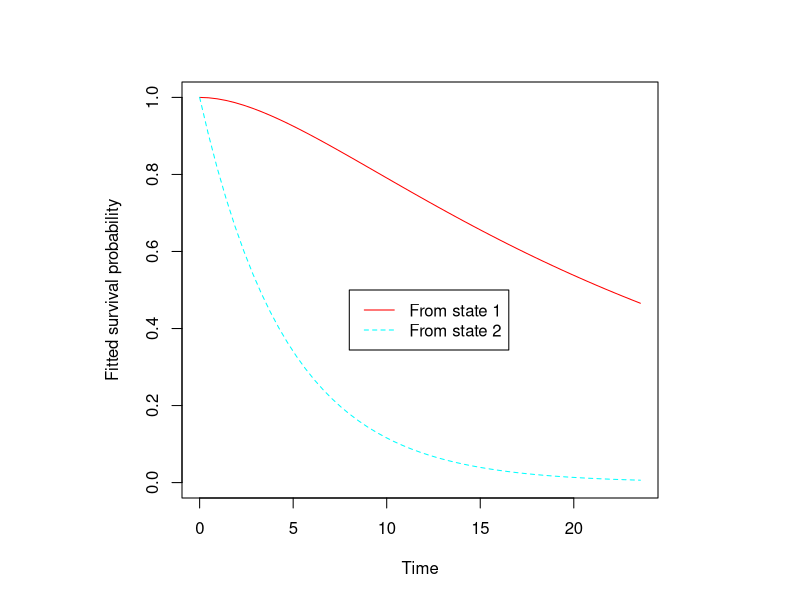
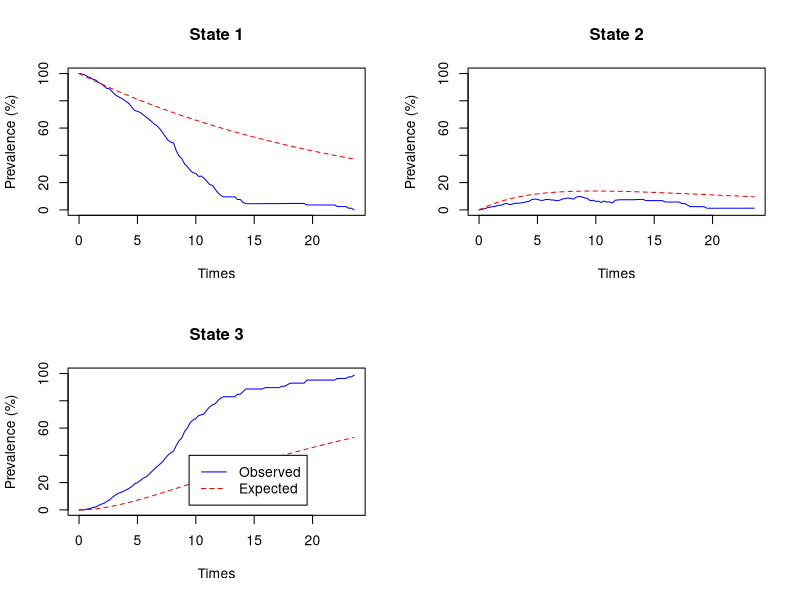
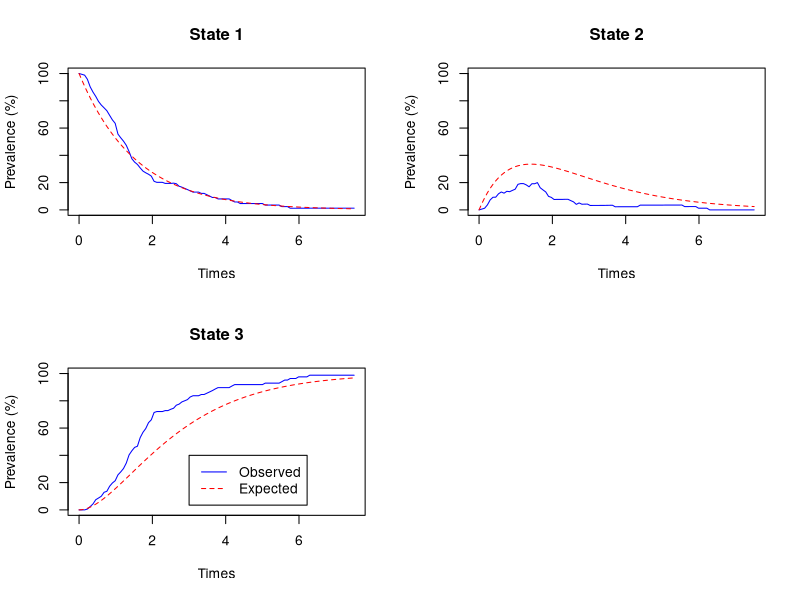
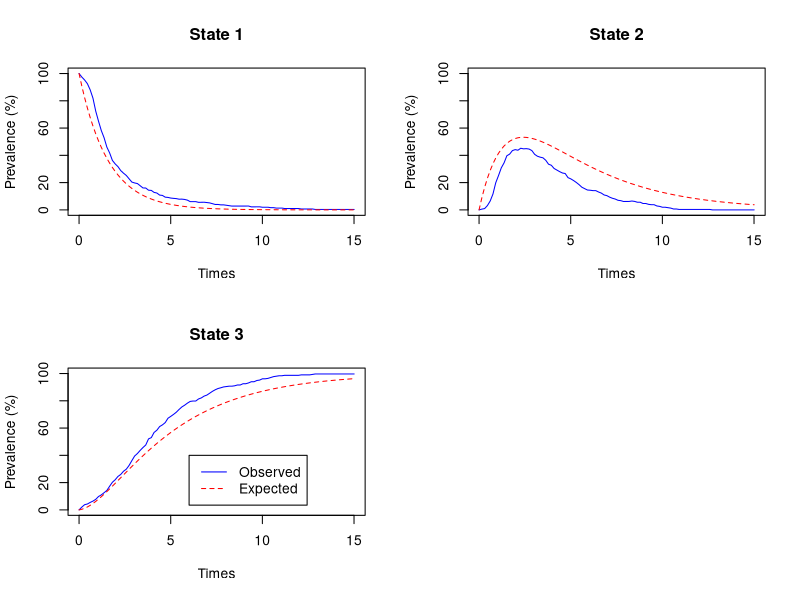
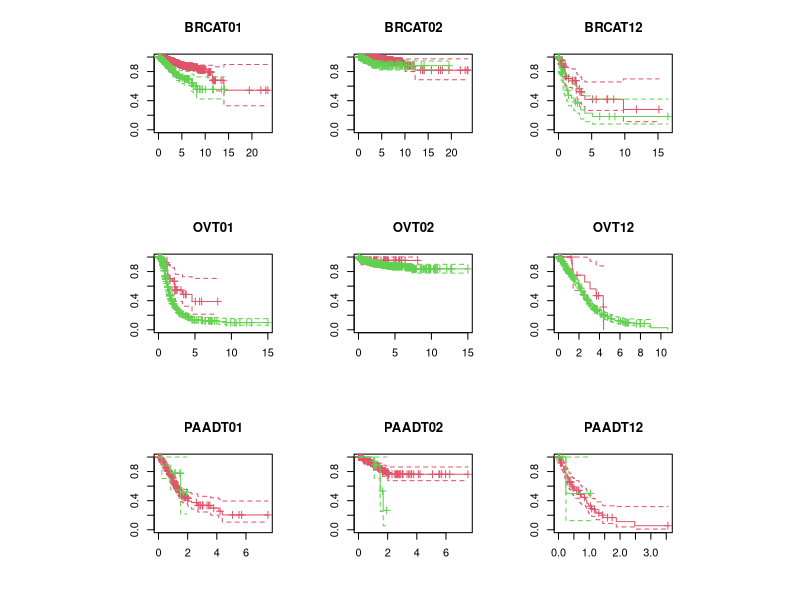

These figures' R source, in order:
## ---- chunk 1
knitr::opts_chunk$set(collapse=TRUE, comment = "#>", fig.width=9, fig.height=6, eval=TRUE, echo=TRUE, results="verbatim")
## ---- chunk 2
library(tidyverse)
library(msm)
library(survival)
#Import les données
data <- read.csv("data/TCGA-CDR_data.csv")
# Creation de donnee simule
covar_sim <- sample(c(0,1),1000,replace=TRUE)
covar <-  sample(c(0,1),11160,replace=TRUE)

#convert qq colonnes en numerique depuis les facteurs.
data$DSS.time <- as.numeric(as.character(data$DSS.time))
data$DSS <- as.numeric(as.character(data$DSS))
data$PFI.time <- as.numeric(as.character(data$PFI.time))
data$PFI <- as.numeric(as.character(data$PFI))

# Chqnge les valeurs de DSS.time et PFI.time au NA, (Car pas de sens un temps 0)
# ou si PFI.time est plus grand que DSS.time car aussi pas de sens.  
data$DSS.time[data$DSS.time==0] <- NA #enlever les suivis nuls
data$PFI.time[data$PFI.time==0] <- NA #enlever les suivis nuls
data$DSS.time[data$PFI.time > data$DSS.time] <- NA
data$PFI.time[data$PFI.time > data$DSS.time] <- NA


# Creation de colonnes pour la création de dataframe de matrice de transition
pfiNotDead.time <- data$PFI.time/365.25
pfiNotDead <- data$PFI
pfiNotDead[data$PFI.time==data$DSS.time] <- 0
dssDirect.time <- data$DSS.time/365.25
dssDirect <- data$DSS
dssDirect[!data$PFI.time==data$DSS.time] <- 0
dssRelapse.time <- (data$DSS.time-data$PFI.time)/365.25
dssRelapse.time[pfiNotDead==0] <- 0
dssRelapse <- data$DSS
dssRelapse[data$PFI.time==data$DSS.time] <- 0


# Recode les levels du stage du tumeur pour avoir moins de niveau.  
# Fait qu'il y a seulement stage 1/2, 3/4 et NA; ou 1/2, 3/4, autre et NA  
stage <- as.factor(data$ajcc_pathologic_tumor_stage)
levels(stage) <- c("NA","NA","NA","NA","I - II","I - II","other","I - II","I - II","I - II","I - II","I - II","I - II","I - II","III - IV","III - IV","III - IV","III - IV","III - IV","III - IV","III - IV","III - IV","other")
stageBis <- as.factor(data$clinical_stage)
levels(stageBis) <- c("NA","NA","NA","I - II","I - II","I - II","III - IV","III - IV","III - IV",rep("I - II",14),rep("III - IV",6),"I - II",rep("III - IV",4))
stage <- sapply(1:length(stage),function(i){
  if(stage[i]=="NA") return(stageBis[i])
  else return(stage[i])
})

# Creation d'un nouveau dataframe plus petit et facile a manipuler.  
df_new <- data.frame("Patient"=data$X,
                     "DSS"=data$DSS,"DSS.time"=data$DSS.time/365.25,
                     "PFI"=data$PFI,"PFI.time"=data$PFI.time/365.25,
                     "T01"=pfiNotDead,"T01.time"=pfiNotDead.time,
                     "T02"=dssDirect,"T02.time"=dssDirect.time,
                     "T12"=dssRelapse,"T12.time"=dssRelapse.time,
                     stage,"var_nulle"=as.character(covar),"gender"=data$gender,"age"=data$age_at_initial_pathologic_diagnosis,"type"=data$type)

# Enleve les NA
df_new <- df_new[-which(apply(df_new,1,function(x) any(is.na(x)))),]
dim(df_new)
# Enleve les stage qui ont le niveau NA ou other
df_new <- df_new[-which(is.element(df_new$stage,c("NA","other"))),]
df_new$stage <- factor(df_new$stage,c("I - II","III - IV"))
dim(df_new)
df_new$age <- as.numeric(as.character(df_new$age))
df_new <- df_new[-which(is.na(df_new$age)),] #nettoyage des NA de l'age
# Dois les converti depuis factors pour qu'ils soit bien selectionner dans le boucle for
df_new <- df_new %>% mutate_at(c('type','stage','age','var_nulle','gender'), as.character)
## ---- chunk 3


#* Section plus compliquer a comprendre
#* Chaque personne peut atteindre max de 3 phase,  soit 1-1 (censure pour PFI et DSS), 1-2-2 (censure pour DSS), 
#* 1-3 (pas de censure, PFI.time == DSS.time), ou 1-2-3 (pas de censure, PFI.time != DSS.time) selon leur prognosis et leur censure. 
#* Donc il y a 3 matrice qui sont cree chaqu'un avec 4 colonne: indiv, time, state et type
#* Dans un boucle for du longeur du dataframe des patients (qu'on n'a pas retirer) pour chaque matrix, on regarde quel phase doit placer le patient
#* et on lui donne le bonne 'state'.  Si le personne n'a pas de troisieme phase, on met NA, qu'on enlevera apres.  
state1 <- matrix(nrow =length(df_new$Patient),ncol = 8,dimnames = list(1:length(df_new$Patient),c("indiv","time","state","type",'var_nulle','stage','age','gender'))) 
state1 <- state2 <- state3<- as.data.frame(state1)
for(i in 1:length(df_new[,1])){
  state1[i,] <- c(df_new$Patient[i],0,1,df_new$type[i],covar[i],df_new$stage[i], df_new$age[i], df_new$gender[i])
  state2[i,] <- 
    if((df_new$T01.time[i] < df_new$T02.time[i]) & df_new$T01[i]==1) c(df_new$Patient[i],df_new$T01.time[i],2,df_new$type[i],covar[i],df_new$stage[i], df_new$age[i], df_new$gender[i])
  else if (df_new$T02[i] == 1) c(df_new$Patient[i],df_new$T02.time[i],3,df_new$type[i],covar[i],df_new$stage[i], df_new$age[i], df_new$gender[i])
  else c(df_new$Patient[i],df_new$T02.time[i],1,df_new$type[i],covar[i],df_new$stage[i], df_new$age[i], df_new$gender[i])
  state3[i,] <- 
    if((df_new$T01.time[i] < df_new$T02.time[i]) & df_new$T01[i]==1){
      if (df_new$T12.time[i] > 0 & df_new$T12[i]==1) c(df_new$Patient[i],df_new$T12.time[i]+df_new$T01.time[i],3,df_new$type[i],covar[i],df_new$stage[i], df_new$age[i], df_new$gender[i])
      else c(df_new$Patient[i],df_new$T12.time[i]+df_new$T01.time[i],2,df_new$type[i],covar[i],df_new$stage[i], df_new$age[i], df_new$gender[i])
    }
  else c(NA,NA,NA,NA)
}

# Combine les 3 matrices 
# Ajoute les colonnes depuis df_new pour utiliser les covariants
# Convert les donnees en bonne type de donnees
# Enleve les donnees qui on un 'state' == NA
df_msm <- rbind(state1,state2,state3)
df_msm$indiv <- as.integer(df_msm$indiv)
df_msm$time <- as.numeric(df_msm$time)
df_msm$state <- as.numeric(df_msm$state)
df_msm$var_nulle <- as.numeric(df_msm$var_nulle)
df_msm$age <- as.numeric(df_msm$age)
df_msm$gender <- as.factor(df_msm$gender)
df_msm$stage <- as.factor(df_msm$stage)
df_msm <- df_msm[-which(is.na(df_msm$state)),]

# Ordonner le dataframe par individu et le temps de chaque transition.  
df_msm <- df_msm[order(df_msm$indiv,df_msm$time),]


# Test pour verifier les donnees sont correct
# unique(df_msm[df_msm$stage=='III - IV'& df_msm$type=='PAAD',]$indiv)
# unique(df_new[df_new$stage=='III - IV'& df_new$type=='PAAD',]$Patient)


# Regarde le table de transition d'etats et cree un Q matrix de base.  
statetable.msm(state, indiv, df_msm)
Qmat <- matrix(c(1,1,1,0,1,1,0,0,0),ncol=3,byrow = TRUE)
par(mfrow = c(1,1))
test_msm <- msm(state~time, subject=indiv,data = df_msm[df_msm$type == 'BRCA',], gen.inits = TRUE,qmatrix= Qmat, deathexact = 3,covariates = ~age)
hazard.msm(test_msm)
layout(1, respect=TRUE)
plot(test_msm, legend.pos = c(8,.5))
## ---- chunk 4
layout(matrix(1:3,1), respect=TRUE)
test_msm_brca <- msm(state~time, subject=indiv,data = df_msm[df_msm$type == 'BRCA',], gen.inits = TRUE,qmatrix= Qmat, deathexact = 3)
test_msm_brca
summary(test_msm_brca)
plot.prevalence.msm(test_msm_brca)
#plot(test_msm_brca )
## ---- chunk 5
test_msm_brca_nul <- msm(state~time, subject=indiv,data = df_msm[df_msm$type == 'BRCA',], gen.inits = TRUE,qmatrix= Qmat, deathexact = 3,covariates = ~var_nulle)
#test_msm_brca_nul
summary(test_msm_brca_nul)$hazard
#plot.prevalence.msm(test_msm_brca_nul)
## ---- chunk 6
test_msm_brca_stage <- msm(state~time, subject=indiv,data = df_msm[df_msm$type == 'BRCA',], gen.inits = TRUE,qmatrix= Qmat, deathexact = 3,covariates = ~stage)
#test_msm_brca_stage
summary(test_msm_brca_stage)$hazard
#plot.prevalence.msm(test_msm_brca_stage)

## ---- chunk 7
layout(matrix(1:3,1), respect=TRUE)
test_msm_paad <- msm(state~time, subject=indiv,data = df_msm[df_msm$type == 'PAAD',], gen.inits = TRUE,qmatrix= Qmat, deathexact = 3)
test_msm_paad
plot.prevalence.msm(test_msm_paad)
## ---- chunk 8
layout(matrix(1:3,1), respect=TRUE)
test_msm_paad_nul <- msm(state~time, subject=indiv,data = df_msm[df_msm$type == 'PAAD',], gen.inits = TRUE,qmatrix= Qmat, deathexact = 3,covariates = ~var_nulle)
#test_msm_paad_nul
summary(test_msm_paad_nul)$hazard
#plot.prevalence.msm(test_msm_paad_nul)
## ---- chunk 9
test_msm_paad_stage <- msm(state~time, subject=indiv,data = df_msm[df_msm$type == 'PAAD',], gen.inits = TRUE,qmatrix= Qmat, deathexact = 3,covariates = ~stage)
summary(test_msm_paad_stage)$hazard
#plot.prevalence.msm(test_msm_paad_stage)
## ---- chunk 10
layout(matrix(1:3,1), respect=TRUE)
test_msm_ov <- msm(state~time, subject=indiv,data = df_msm[df_msm$type == 'OV',], gen.inits = TRUE,qmatrix= Qmat, deathexact = 3)
test_msm_ov
summary(test_msm_ov)
plot.prevalence.msm(test_msm_ov)
#plot(test_msm_brca )
## ---- chunk 11
test_msm_ov_nul <- msm(state~time, subject=indiv,data = df_msm[df_msm$type == 'OV',], gen.inits = TRUE,qmatrix= Qmat, deathexact = 3,covariates = ~var_nulle)

summary(test_msm_ov_nul)$hazard

## ---- chunk 12
test_msm_ov_stage <- msm(state~time, subject=indiv,data = df_msm[df_msm$type == 'OV',], gen.inits = TRUE,qmatrix= Qmat, deathexact = 3,covariates = ~stage)

summary(test_msm_ov_stage)$hazard

## ---- chunk 13
summary(test_msm_brca_stage)$hazard
summary(test_msm_paad_stage)$hazard
summary(test_msm_ov_stage)$hazard

## ---- chunk 14
summary(test_msm_brca_nul)$hazard
summary(test_msm_paad_nul)$hazard

## ---- chunk 15
#effectifs des transitions

statetable.msm(state, indiv, df_msm)

data_brca = df_msm[df_msm$type == 'BRCA',]
statetable.msm(state, indiv, data_brca)
data_brca_2=data_brca[data_brca$stage=='III - IV',]
statetable.msm(state, indiv, data_brca_2)


data_paad = df_msm[df_msm$type == 'PAAD',]
statetable.msm(state, indiv, data_paad)
data_paad_2=data_paad[data_paad$stage=='III - IV',]
statetable.msm(state, indiv, data_paad_2)

data_ov = df_msm[df_msm$type == 'OV',]
statetable.msm(state, indiv, data_ov)
data_ov_2=data_ov[data_ov$stage=='III - IV',]
statetable.msm(state, indiv, data_ov_2)

## ---- chunk 16
# controle effectifs de_new df_msm
# data_brca = df_new[df_new$type == 'BRCA',]
# data_paad = df_new[df_new$type == 'PAAD',]
# data_paad_2=data_paad[data_paad$stage=='III - IV',]
# dim(data_paad_2)
# unique(data_paad_2$Patient)
# 
# data_prov2 = df_msm[df_msm$type == 'PAAD',]
# data_prov2 = data_prov2[data_prov2$stage=='III - IV',]
# length(unique(data_prov2$indiv))

# data_paad = df_new[df_new$type == 'OV',]
# data_paad_2=data_paad[data_paad$stage=='III - IV',]
# dim(data_paad_2)
# unique(data_paad_2$Patient)
# 
# data_prov2 = df_msm[df_msm$type == 'OV',]
# data_prov2 = data_prov2[data_prov2$stage=='III - IV',]
# length(unique(data_prov2$indiv))

# data_prov2 = df_msm[df_msm$type == 'OV',]
# data_prov2 = data_prov2[data_prov2$stage=='I - II',]
# length(unique(data_prov2$indiv))
## ---- chunk 17

# cox01_brca_stage = coxph(Surv(T01.time,T01)~stage, data = df_new[df_new$type == 'BRCA',])
# summary(cox01_brca_stage)$coefficients[2:4]
# 
# cox02_brca_stage = coxph(Surv(T02.time,T02)~stage, data = df_new[df_new$type == 'BRCA',])
# summary(cox02_brca_stage)$coefficients[2:4]
# 
# cox12_brca_stage = coxph(Surv(T12.time,T12)~stage, data = df_new[df_new$type == 'BRCA',])
# summary(cox12_brca_stage)$coefficients[2:4]
# 
# 
# cox01_ov_stage = coxph(Surv(T01.time,T01)~stage, data = df_new[df_new$type == 'OV',])
# summary(cox01_ov_stage)$coefficients[2:4]
# 
# cox02_ov_stage = coxph(Surv(T02.time,T02)~stage, data = df_new[df_new$type == 'OV',])
# summary(cox02_ov_stage)$coefficients[2:4]
# summary(cox02_ov_stage)$conf.int[c(1,3,4)]
# 
# cox12_ov_stage = coxph(Surv(T12.time,T12)~stage, data = df_new[df_new$type == 'OV',])
# sum = summary(cox12_ov_stage)


#HR des modeles de cox marginaux
cancer_type=c("BRCA","OV","PAAD")
#trans= c("01","02","12")
res=data.frame("Type"=NA,"HR T01"=NA, "low T01"= NA,"high T01"=NA, "HR T02"=NA, "low T02"= NA,"high T02"=NA,"HR T12"=NA, "low T12"= NA,"high T12"=NA)
for(i in 1:length(cancer_type)){
    #for(j in 1:length(trans)){
  cox01_stage = coxph(Surv(T01.time,T01)~stage, data = df_new[df_new$type == cancer_type[i],])
  cox02_stage = coxph(Surv(T02.time,T02)~stage, data = df_new[df_new$type == cancer_type[i],])
  cox12_stage = coxph(Surv(T12.time,T12)~stage, data = df_new[df_new$type == cancer_type[i],])
  res[i,]=c((cancer_type[i]), round(summary(cox01_stage)$conf.int[1],3),round(summary(cox01_stage)$conf.int[3],3),round(summary(cox01_stage)$conf.int[4],3),
            round(summary(cox02_stage)$conf.int[1],3),round(summary(cox02_stage)$conf.int[3],3),round(summary(cox02_stage)$conf.int[4],3),
            round(summary(cox12_stage)$conf.int[1],3),round(summary(cox12_stage)$conf.int[3],3),round(summary(cox12_stage)$conf.int[4],3))
            
}
res

#courbes KM
layout(matrix(1:9,3, byrow = T), respect=TRUE)
for(i in 1:length(cancer_type)){
plot(survfit(Surv(T01.time,T01)~stage, data = df_new[df_new$type == cancer_type[i],]), col=c(2,3), main=paste0(cancer_type[i],"T01"), mark.time = T, conf.int = T)
plot(survfit(Surv(T02.time,T02)~stage, data = df_new[df_new$type == cancer_type[i],]), col=c(2,3),main=paste0(cancer_type[i],"T02"),mark.time = T, conf.int = T)
plot(survfit(Surv(T12.time,T12)~stage, data = df_new[df_new$type == cancer_type[i],]), col=c(2,3),main=paste0(cancer_type[i],"T12"),mark.time = T, conf.int = T)
c(plot)
}
